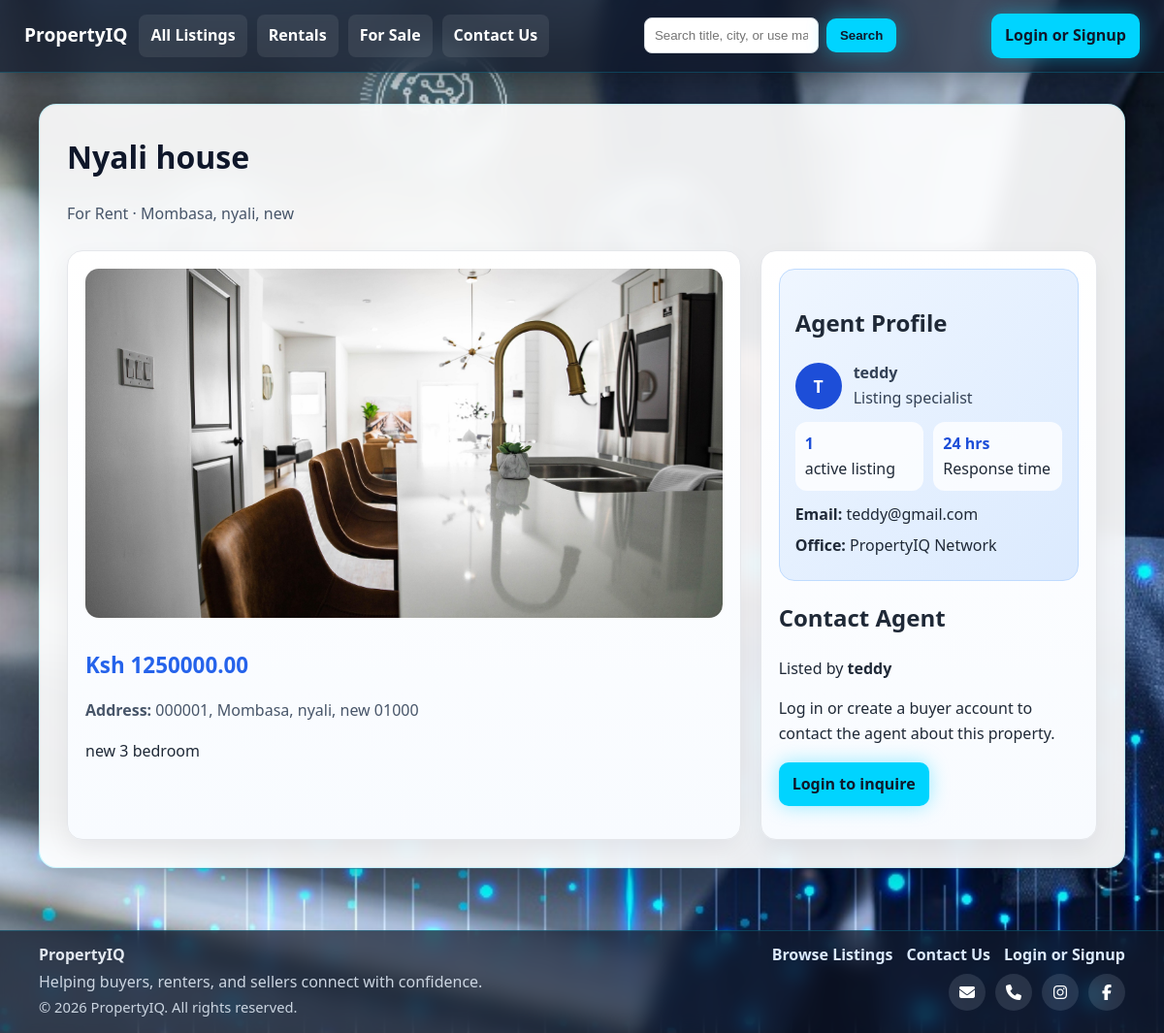
Screenshot of /properties/1/ with the database file from the repository.
### listings/models.py (models this page shows, shortened)
class Property(models.Model):
    LISTING_TYPES = [
        ("sale", "For Sale"),
        ("rent", "For Rent"),
    ]
    listing_type = models.CharField(max_length=10, choices=LISTING_TYPES, default="sale")
    title = models.CharField(max_length=200)
    description = models.TextField()
    price = models.DecimalField(max_digits=10, decimal_places=2)
    address = models.CharField(max_length=255)
    city = models.CharField(max_length=100)
    state = models.CharField(max_length=100)
    zip_code = models.CharField(max_length=20)
    image = models.FileField(
        upload_to="property_images/",
        blank=True,
        null=True,
        validators=[FileExtensionValidator(["jpg", "jpeg", "png", "webp", "gif"])],
    )
    brochure = models.FileField(
        upload_to="property_brochures/",
        blank=True,
        null=True,
        validators=[FileExtensionValidator(["pdf"])],
    )
    listed_date = models.DateTimeField(auto_now_add=True)
    sold = models.BooleanField(default=False)
    owner = models.ForeignKey(User, on_delete=models.CASCADE)

### listings/views.py (the view)
# urls.py: path("properties/<int:property_id>/", views.property_detail, name="property_detail"),
def property_detail(request, property_id):
    property_item = get_object_or_404(Property.objects.select_related("owner"), id=property_id)
    can_view_inquiries = request.user.is_authenticated and request.user == property_item.owner
    recent_inquiries = property_item.inquiries.select_related("buyer")[:5] if can_view_inquiries else []
    is_favorited = (
        request.user.is_authenticated
        and request.user != property_item.owner
        and Favorite.objects.filter(property=property_item, user=request.user).exists()
    )
    seller_listing_count = Property.objects.filter(owner=property_item.owner).count()
    return render(
        request,
        "listings/property_detail.html",
        {
            "property": property_item,
            "inquiry_form": InquiryForm(),
            "recent_inquiries": recent_inquiries,
            "can_view_inquiries": can_view_inquiries,
            "is_favorited": is_favorited,
            "seller_listing_count": seller_listing_count,
        },
    )

### listings/forms.py
class InquiryForm(forms.ModelForm):
    class Meta:
        model = Inquiry
        fields = ("phone", "message")
        widgets = {
            "phone": forms.TextInput(attrs={"placeholder": "Best contact number"}),
            "message": forms.Textarea(attrs={"rows": 4, "placeholder": "I'm interested in this property. Please contact me."}),
        }

### listings/templates/listings/property_detail.html (shortened to what this page needs)
{% extends "listings/base.html" %}
{% load static %}
{% block extra_head %}
    <link rel="stylesheet" href="{% static 'css/property-detail.css' %}">
{% endblock %}
{% block content %}
    <h1>{{ property.title }}{% if property.sold %} <span class="badge sold-badge">Sold</span>{% endif %}</h1>
    <p class="subtitle">{{ property.get_listing_type_display }} · {{ property.city }}, {{ property.state }}</p>
    <div class="detail-grid">
        <section class="panel">
            {% if property.image %}
                <img class="hero-image" src="{{ property.image.url }}" alt="{{ property.title }}">
            {% endif %}
            <p class="price">Ksh {{ property.price }}</p>
            <p class="meta"><strong>Address:</strong> {{ property.address }}, {{ property.city }}, {{ property.state }} {{ property.zip_code }}</p>
            <p>{{ property.description }}</p>
        </section>
        <aside class="panel">
            <div class="agent-card">
                <h2>Agent Profile</h2>
                <div class="agent-header">
                    <div class="agent-avatar">{{ property.owner.username|first|upper }}</div>
                    <div>
                        <p class="agent-meta"><strong>{{ property.owner.username }}</strong></p>
                        <p class="agent-meta">Listing specialist</p>
                    </div>
                </div>
                <div class="agent-stats">
                    <div class="agent-stat">
                        <strong>{{ seller_listing_count }}</strong>
                        <span>active listing{{ seller_listing_count|pluralize }}</span>
                    </div>
                    <div class="agent-stat">
                        <strong>24 hrs</strong>
                        <span>Response time</span>
                    </div>
                </div>
                <ul class="contact-list">
                    <li><strong>Email:</strong> {{ property.owner.email|default:"Not provided" }}</li>
                    <li><strong>Office:</strong> PropertyIQ Network</li>
                </ul>
            </div>
            <h2>Contact Agent</h2>
            <p>Listed by <strong>{{ property.owner.username }}</strong></p>
            {% if user.is_authenticated %}
                {% if user == property.owner %}
                    <p class="owner-note">This is your listing. Buyers can contact you from this page.</p>
                {% elif property.sold %}
                    <p class="owner-note">This property is already sold. Inquiries are no longer accepted.</p>
                {% else %}
                    <form method="post" action="{% url 'property_inquiry' property.id %}">
                        {% csrf_token %}
                        {{ inquiry_form.as_p }}
                        <button type="submit">Send Inquiry</button>
                    </form>
                {% endif %}
            {% else %}
                <p>Log in or create a buyer account to contact the agent about this property.</p>
                <p>
                    <a class="button" href="{% url 'login' %}?next={% url 'property_detail' property.id %}">Login to inquire</a>
                </p>
            {% endif %}
        </aside>
    </div>
{% endblock %}

### listings/templates/listings/base.html (shortened to what this page needs)
{% load static %}
<!DOCTYPE html>
<html lang="en">
<head>
    <link rel="stylesheet" href="https://cdnjs.cloudflare.com/ajax/libs/font-awesome/6.7.2/css/all.min.css">
    <link rel="stylesheet" href="{% static 'css/styles.css' %}">
    {% block extra_head %}{% endblock %}
</head>
<body>
    <nav class="navbar">
        <div class="nav-inner">
            <a class="brand" href="{% url 'home' %}">PropertyIQ</a>
            <div class="nav-group">
                <a class="nav-link " href="{% url 'home' %}">All Listings</a>
                <a class="nav-link " href="{% url 'home' %}?type=rent">Rentals</a>
                <a class="nav-link " href="{% url 'home' %}?type=sale">For Sale</a>
                <a class="nav-link {% if request.resolver_match.url_name == 'contact' %}active{% endif %}" href="{% url 'contact' %}">Contact Us</a>
            </div>
            <form class="nav-search" method="get" action="{% url 'home' %}">
                <input type="text" name="search" value="{{ search_query|default:'' }}" placeholder="Search title, city, or use max:2000 / 100000-300000">
                <button type="submit">Search</button>
            </form>
            <div class="nav-group nav-auth">
                {% if user.is_authenticated %}
                    <a class="nav-link {% if request.resolver_match.url_name == 'dashboard' or request.resolver_match.url_name == 'property_create' or request.resolver_match.url_name == 'property_update' or request.resolver_match.url_name == 'property_delete' %}active{% endif %}" href="{% url 'dashboard' %}">Dashboard</a>
                    <a class="nav-link" href="{% url 'logout' %}">Logout</a>
                {% else %}
                    <a class="nav-link button" href="{% url 'auth' %}">Login or Signup</a>
                {% endif %}
            </div>
        </div>
    </nav>
    <main class="page-shell">
        <div class="content-card">
            {% block content %}{% endblock %}
        </div>
    </main>
    <footer class="site-footer">
        <div class="footer-inner">
            <div>
                <strong>PropertyIQ</strong>
                <p>Helping buyers, renters, and sellers connect with confidence.</p>
                <p class="footer-copy">© 2026 PropertyIQ. All rights reserved.</p>
            </div>
            <div>
                <div class="footer-links">
                    <a href="{% url 'home' %}">Browse Listings</a>
                    <a href="{% url 'contact' %}">Contact Us</a>
                    {% if user.is_authenticated %}
                        <a href="{% url 'dashboard' %}">Dashboard</a>
                    {% else %}
                        <a href="{% url 'auth' %}">Login or Signup</a>
                    {% endif %}
                </div>
                <div class="footer-socials" aria-label="Social and contact links">
                    <a href="mailto:support@propertyiq.com" title="Email" aria-label="Email"><i class="fa-solid fa-envelope"></i></a>
                    <a href="tel:+15550102026" title="Phone" aria-label="Phone"><i class="fa-solid fa-phone"></i></a>
                    <a href="#" title="Instagram" aria-label="Instagram"><i class="fa-brands fa-instagram"></i></a>
                    <a href="#" title="Facebook" aria-label="Facebook"><i class="fa-brands fa-facebook-f"></i></a>
                </div>
            </div>
        </div>
    </footer>
</body>
</html>

### static/css/styles.css (style rules this page uses)
html { scroll-behavior: smooth; }
body { font-family: "Segoe UI", Arial, sans-serif; background: linear-gradient(180deg, #f8fbff 0%, #eef4ff 100%); background-image: url('/static/images/portfolio-9.jpg'); background-size: cover; margin: 0; color: #1f2937; line-height: 1.6; min-height: 100vh; }
.navbar { background: rgba(15, 23, 42, 0.7); backdrop-filter: blur(10px); border-bottom: 1px solid rgba(0, 212, 255, 0.2); box-shadow: 0 8px 24px rgba(0, 0, 0, 0.3); position: sticky; top: 0; z-index: 100; }
.nav-inner { max-width: 1150px; margin: 0 auto; padding: 14px 18px; display: flex; justify-content: space-between; align-items: center; gap: 12px; flex-wrap: wrap; }
.brand { color: white; text-decoration: none; font-size: 1.2rem; font-weight: 700; }
.nav-group { display: flex; gap: 10px; flex-wrap: wrap; align-items: center; }
.nav-search { display: flex; gap: 8px; align-items: center; flex-wrap: wrap; margin-left: auto; }
.nav-auth { margin-left: auto; justify-content: flex-end; }
.nav-search input { width: 180px; margin: 0; background: white; }
.nav-search button { margin: 0; background: #00d4ff; color: #0f172a; }
.nav-link { display: inline-block; padding: 9px 12px; border-radius: 8px; text-decoration: none; background: rgba(255, 255, 255, 0.08); color: white; font-weight: 600; transition: background 0.2s ease, transform 0.2s ease; }
.page-shell { max-width: 1120px; margin: 32px auto; padding: 0 16px 32px; }
.content-card { background: rgba(255, 255, 255, 0.92); padding: 28px; border-radius: 18px; border: 1px solid rgba(0, 212, 255, 0.2); box-shadow: 0 16px 40px rgba(0, 0, 0, 0.2); backdrop-filter: blur(10px); }
h1 { margin-top: 0; color: #0f172a; }
.subtitle { color: #475569; margin-bottom: 24px; }
input, textarea, select { width: 100%; padding: 10px; margin: 6px 0 14px; border: 1px solid #d1d5db; border-radius: 8px; box-sizing: border-box; }
button, a.button { display: inline-block; padding: 10px 14px; border-radius: 10px; border: 0; background: #00d4ff; color: #0f172a; text-decoration: none; cursor: pointer; font-weight: 700; transition: transform 0.2s ease, box-shadow 0.2s ease, opacity 0.2s ease; box-shadow: 0 0 20px rgba(0, 212, 255, 0.4); }
.site-footer { margin-top: 24px; background: rgba(15, 23, 42, 0.7); backdrop-filter: blur(10px); border-top: 1px solid rgba(0, 212, 255, 0.2); color: #e2e8f0; }
.footer-inner { max-width: 1120px; margin: 0 auto; padding: 12px 16px 14px; display: flex; justify-content: space-between; gap: 20px; flex-wrap: wrap; }
.footer-inner p { margin: 2px 0 0; color: #cbd5e1; }
.footer-copy { font-size: 0.92rem; }
.footer-links { display: flex; gap: 14px; align-items: center; flex-wrap: wrap; justify-content: flex-end; }
.footer-links a { color: #dbeafe; text-decoration: none; font-weight: 600; }
.footer-socials { display: flex; gap: 10px; justify-content: flex-end; margin-top: 6px; }
.footer-socials a { display: inline-grid; place-items: center; width: 38px; height: 38px; border-radius: 999px; background: rgba(219, 234, 254, 0.12); color: #ffffff; text-decoration: none; font-size: 1rem; transition: transform 0.2s ease, background 0.2s ease; }
.footer-socials i { display: inline-block; line-height: 1; font-size: 1rem; }

### rows the page displays
Property: title "Nyali house", listing_type "For Rent", city "Mombasa, nyali", state "new", image (picture), price "1250000.00", address "000001", zip_code "01000", description "new 3 bedroom", owner.username|first "T", owner.username "teddy", owner.email "teddy@gmail.com"

### other values shown
{{ seller_listing_count }} "1"
